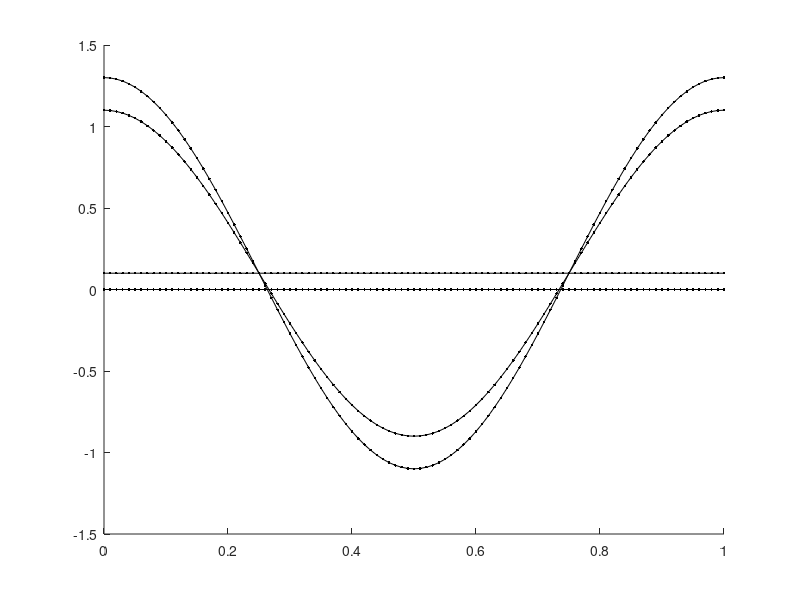
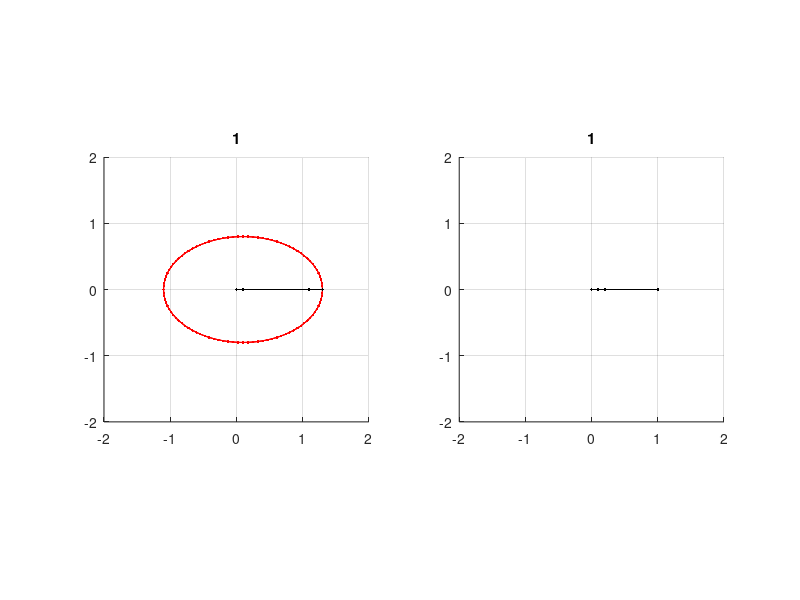

Recreate these plots in MATLAB, in order.
clear all;
close all;

f=[0 1 -1];
A=[0.1 1 0.2];

f=[0 f];
A=[0 A];

T=1;
dt=0.01;
t=(0:(T/dt))*dt;

c=A'.*exp(1i*2*pi*f'*t);
c2=sum(c,1);
c3=sum(c([1 2],:),1);

%

c0=c;
cn=[];
for i=1:size(c,1)
    cn=[cn; sum(c([1:i],:),1)];
end

figure;
    for k=1:size(cn,1)
        hold on;
        plot(t,real(cn(k,:)),'k.-');
    end

figure;
set(gcf, 'Position', get(0, 'Screensize'));
for i=1:length(t)
    clf;
    
    subplot(1,2,1);
    for k=2:size(cn,1)
        hold on;
        plot(real(cn(size(cn,1),1:i)),imag(cn(size(cn,1),1:i)),'r.-');
        plot([real(cn(k-1,i)),real(cn(k,i))],[imag(cn(k-1,i)),imag(cn(k,i))],'k.-');
    end
    xlim([-2 2]);
    ylim([-2 2]);
    title(t(i));
    axis square;
    grid on;
    
    subplot(1,2,2);
    for k=1:size(cn,1)
        hold on;
        c0=c(k,i);
        plot([0,real(c0)],[0,imag(c0)],'k.-');
    end
    xlim([-2 2]);
    ylim([-2 2]);
    title(t(i));
    axis square;
    grid on;
    
    pause(0.1);
end
